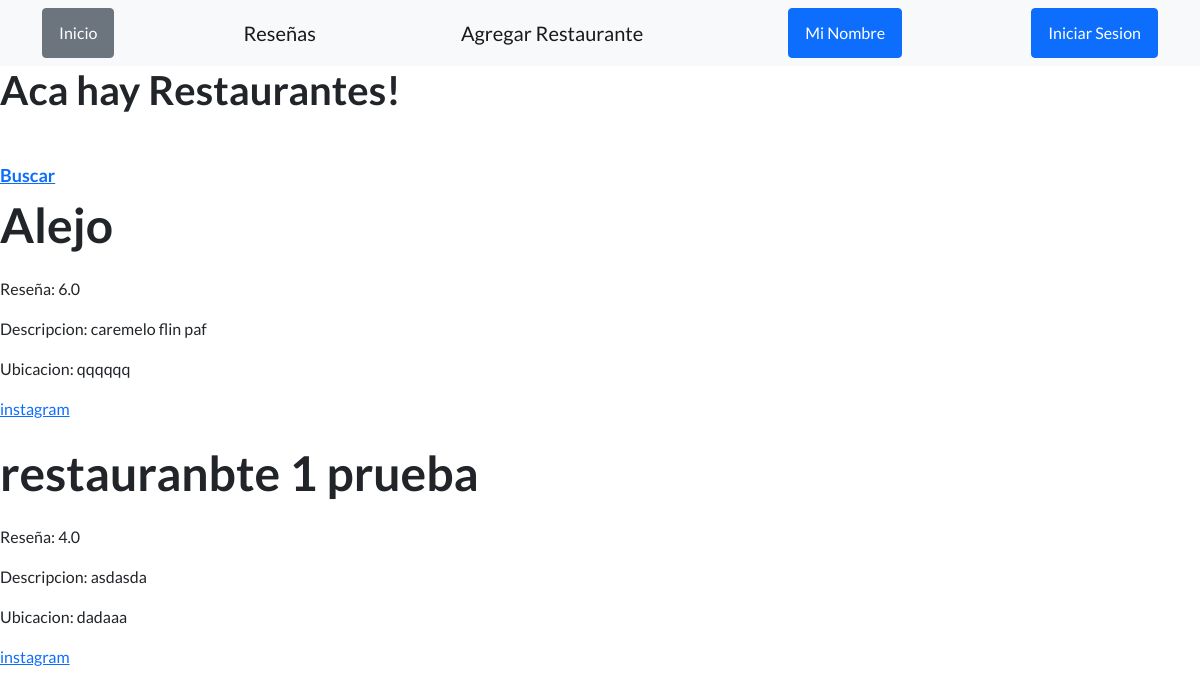
Before: /AppResto/restaurantes/ with the older database file.
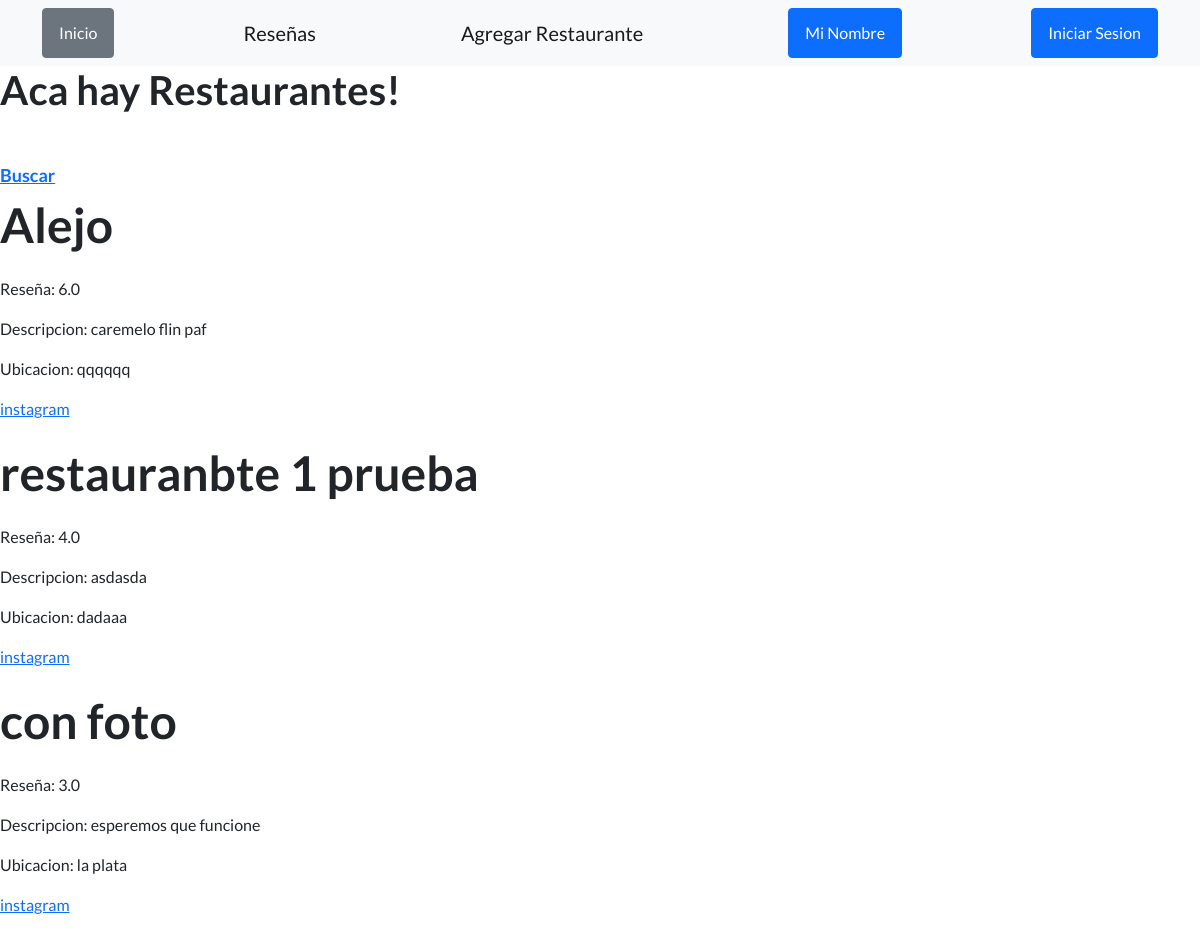
After: the same page with the newer database file.
### AppResto/models.py (models this page shows)
class Restaurante(models.Model):
    nombre = models.CharField(max_length=99)
    reseñas = models.FloatField() #quiero que sea el promedio de las reseñas hechas
    descripcion = models.CharField(max_length=250)
    ubicacion=models.CharField(max_length=99)
    instagram = models.URLField()

### AppResto/views.py (the view)
# urls.py: path('restaurantes/',views.Restaurantes,name="Restos"),
def Restaurantes(request):
    restaurantes=Restaurante.objects.all()
    return render(request,"AppResto/restaurantes.html",{"restaurantes":restaurantes})

### AppResto/templates/AppResto/restaurantes.html (shortened to what this page needs)
<!DOCTYPE html>
<html lang="en">
    <head>
        {% load static %}
        <link href="https://cdn.jsdelivr.net/npm/bootstrap-icons@1.5.0/font/bootstrap-icons.css" rel="stylesheet" type="text/css" />
        <link href="{% static 'AppResto/css/styles.css' %}"rel="stylesheet" />
    </head>
    <body>
        <nav class="navbar navbar-light bg-light static-top">
            <div class="container">
                <a class="btn btn-secondary" href="{% url 'inicio' %}">Inicio</a>
                <a class="navbar-brand" href="{% url 'reseñas' %}">Reseñas</a>
                <a class="navbar-brand" href="{% url 'crear_restaurante' %}">Agregar Restaurante</a>
                <a class="btn btn-primary" href="{% url 'usuario' %}">Mi Nombre</a>
                <a class="btn btn-primary" href="{% url 'iniciar_sesion' %}">Iniciar Sesion</a>
                </div>
        </nav>
        <h1 class="mb-5">Aca hay Restaurantes!</h1>
        <a class="searh" href="{% url 'buscar_restaurante' %}"><strong><font size= "4">Buscar</font size></strong></a>
        {% for x in restaurantes %}
        <p><strong><font size= "7">{{x.nombre}}</font size></strong></p>
        <p>Reseña: {{x.reseñas}}</p>
        <p>Descripcion: {{x.descripcion}}</p>
        <p>Ubicacion: {{x.ubicacion}}</p>
        <p><a href="{{x.instagram}}">instagram</a></p>
        {% endfor %}

Changed rows visible on the page:
added Restaurante: nombre "con foto", reseñas "3.0", descripcion "esperemos que funcione", ubicacion "la plata"
